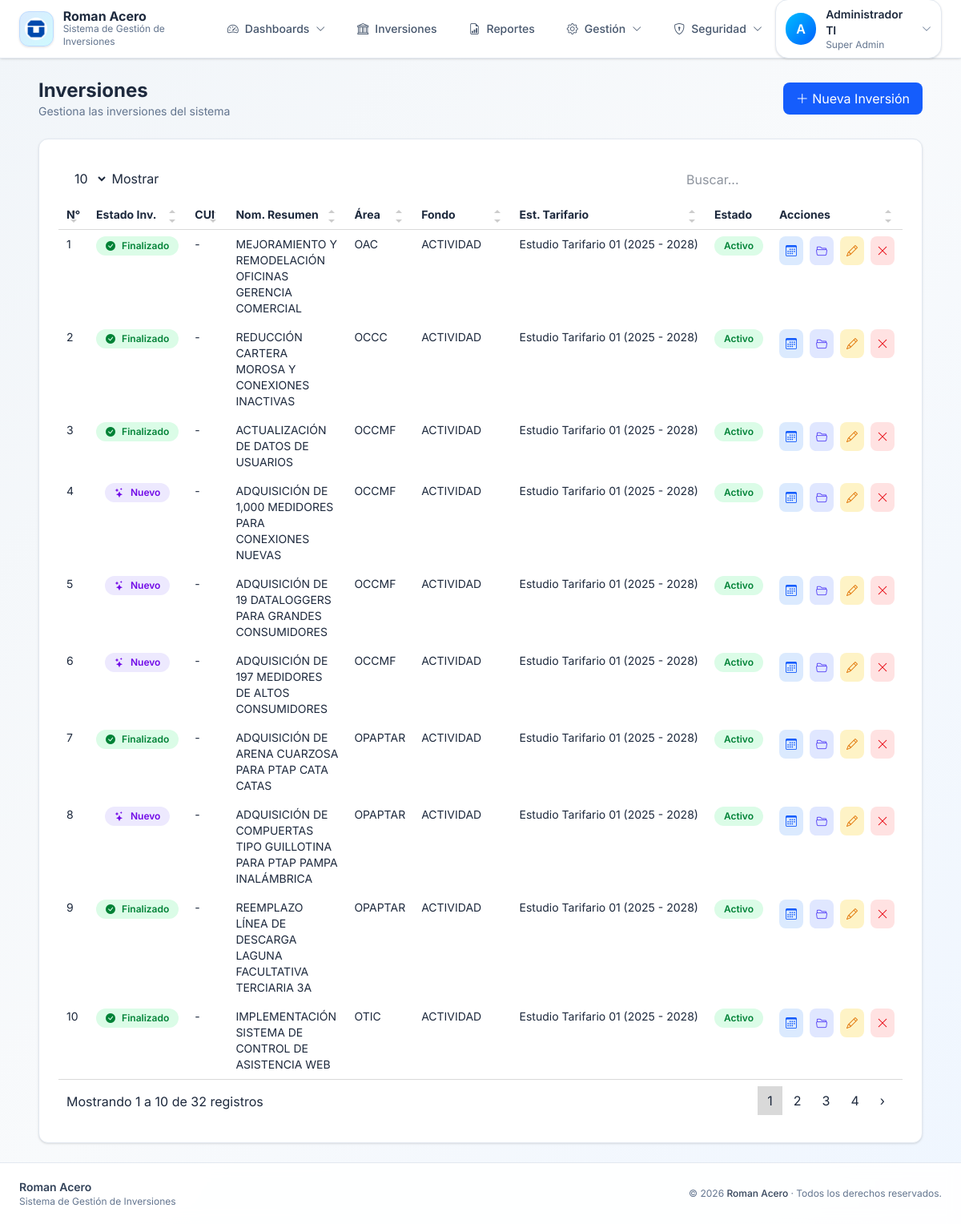
The page /public/index.php?url=inversiones (signed in) on the database its author committed.
### tables this page shows
CREATE TABLE IF NOT EXISTS `inversiones` (
  `idInversiones` int NOT NULL AUTO_INCREMENT,
  `idEstudioTarifario` int DEFAULT NULL,
  `idFondos` int DEFAULT NULL,
  `idAreas` int DEFAULT NULL,
  `cui` varchar(250) DEFAULT NULL,
  `descripcion` varchar(250) DEFAULT NULL,
  `nombre` text,
  `observaciones` varchar(250) DEFAULT NULL,
  `estado` tinyint DEFAULT '1',
  `estadoInversion` enum('1','2','3','4','5','6','7','8','9') DEFAULT '1',
  `fechaCreado` datetime DEFAULT NULL,
  `fechaActualizado` datetime DEFAULT NULL,
  PRIMARY KEY (`idInversiones`),
  UNIQUE KEY `cui` (`cui`),
  KEY `idFondos` (`idFondos`),
  KEY `idAreas` (`idAreas`),
  KEY `idEstudioTarifario` (`idEstudioTarifario`),
  CONSTRAINT `FK_inversiones_areas` FOREIGN KEY (`idAreas`) REFERENCES `areas` (`idAreas`),
  CONSTRAINT `FK_inversiones_estudio_tarifario` FOREIGN KEY (`idEstudioTarifario`) REFERENCES `estudio_tarifario` (`idEstudioTarifario`),
  CONSTRAINT `FK_inversiones_fondos` FOREIGN KEY (`idFondos`) REFERENCES `fondos` (`idFondos`)
);

CREATE TABLE IF NOT EXISTS `areas` (
  `idAreas` int NOT NULL AUTO_INCREMENT,
  `idGerencias` int DEFAULT NULL,
  `siglasArea` varchar(250) DEFAULT NULL,
  `nombreArea` varchar(250) DEFAULT NULL,
  `estadoArea` tinyint DEFAULT '1',
  `fechaCreado` datetime DEFAULT NULL,
  `fechaActualizado` datetime DEFAULT NULL,
  PRIMARY KEY (`idAreas`),
  KEY `idGerencias` (`idGerencias`),
  CONSTRAINT `FK_areas_gerencias` FOREIGN KEY (`idGerencias`) REFERENCES `gerencias` (`idGerencias`)
);

CREATE TABLE IF NOT EXISTS `fondos` (
  `idFondos` int NOT NULL AUTO_INCREMENT,
  `codigoFondo` varchar(250) DEFAULT NULL,
  `nombreFondo` varchar(250) DEFAULT NULL,
  `descripcionFondo` varchar(250) DEFAULT NULL,
  `estadoFondo` tinyint DEFAULT '1',
  `fechaCreado` datetime DEFAULT NULL,
  `fechaActualiuzado` datetime DEFAULT NULL,
  PRIMARY KEY (`idFondos`)
);

CREATE TABLE IF NOT EXISTS `estudio_tarifario` (
  `idEstudioTarifario` int NOT NULL AUTO_INCREMENT,
  `codigo` varchar(250) NOT NULL DEFAULT '0',
  `nombre` varchar(250) DEFAULT NULL,
  `anioInicio` smallint DEFAULT NULL,
  `anioFin` smallint DEFAULT NULL,
  `estado` enum('ACTIVO','CERRADO') DEFAULT NULL,
  `fechaCreado` datetime DEFAULT NULL,
  `fechaActualizado` datetime DEFAULT NULL,
  PRIMARY KEY (`idEstudioTarifario`),
  UNIQUE KEY `codigo` (`codigo`)
);

### app/Controllers/InversionController.php (called while the page is built, shortened)
<?php
require_once "../config/conexion.php";
require_once "../app/Models/InversionModel.php";
class InversionController
{
    public function index()
    {
        global $conexion;
        $model = new InversionModel($conexion);
        $inversiones = $model->listarSegunUsuario([
            'idUser' => $_SESSION['idUser'],
            'idRol'  => $_SESSION['idRol']
        ]);
        require_once "../app/Views/layouts/header.php";
        require_once "../app/Views/layouts/navbar.php";
        require_once "../app/Views/inversiones/index.php";
        require_once "../app/Views/layouts/footer.php";
    }
}

### public/index.php (called while the page is built, shortened)
<?php
require_once "../routes/web.php";

### app/Models/InversionModel.php (called while the page is built, shortened)
<?php
class InversionModel
{
    private $db;
    public function __construct($conexion)
    {
        $this->db = $conexion;
    }
    public function listarSegunUsuario($usuario)
    {
        $sql = "
            SELECT
                i.*,
                et.nombre AS nombreEstudioTarifario,
                et.anioInicio,
                et.anioFin,
                f.nombreFondo,
                a.nombreArea,
                a.siglasArea,
                g.nombreGerencia
            FROM inversiones i
            INNER JOIN estudio_tarifario et
                ON et.idEstudioTarifario = i.idEstudioTarifario
            INNER JOIN fondos f
                ON f.idFondos = i.idFondos
            INNER JOIN areas a
                ON a.idAreas = i.idAreas
            INNER JOIN gerencias g
                ON g.idGerencias = a.idGerencias
        ";
        $parametros = [];
        $sql .= "
            ORDER BY
                f.nombreFondo,
                a.siglasArea,
                i.descripcion
        ";
        $stmt = $this->db->prepare($sql);
        $stmt->execute($parametros);
        return $stmt->fetchAll(PDO::FETCH_ASSOC);
    }
}

### app/Helpers/EstadoHelper.php (called while the page is built, shortened)
<?php
function estadoInversion($estado)
{
    return $estados[$estado] ?? [
        "texto" => "Sin estado",
        "descripcion" => "No se ha definido un estado para la inversión.",
        "color" => "bg-slate-100 text-slate-600",
        "icono" => "bi-question-circle",
        "bg" => "bg-slate-50",
        "border" => "border-slate-200",
        "iconBg" => "bg-slate-100",
        "iconColor" => "text-slate-500",
        "textColor" => "text-slate-600"
    ];
}

### app/Views/inversiones/index.php (the view, shortened to what this page needs)
<?php
require_once "../app/Helpers/EstadoHelper.php";
?>
<div class="w-full px-4 md:px-6 xl:px-8 space-y-6">
    <div class="flex items-center justify-between">
        <div>
            <h1 class="text-2xl font-bold text-slate-800">
                Inversiones
            </h1>
            <p class="text-sm text-slate-500">
                Gestiona las inversiones del sistema
            </p>
        </div>
        <button
            id="abrirModalInversion"
            class="bg-blue-600 hover:bg-blue-700 text-white px-4 py-2 rounded-lg transition">
            <i class="bi bi-plus-lg"></i>
            Nueva Inversión
        </button>
    </div>
    <div class="bg-white rounded-xl shadow border border-slate-200">
        <div class="overflow-x-auto">
            <div class="p-6">
                <table
                    id="tablaInversiones"
                    class="min-w-full text-sm text-left whitespace-nowrap">
                    <thead class="bg-slate-100 text-slate-700 uppercase text-xs">
                        <tr>
                            <th class="px-4 py-3">N°</th>
                            <th class="px-4 py-3">Estado Inv.</th>
                            <th class="px-4 py-3">CUI</th>
                            <th class="px-4 py-3">Nom. Resumen</th>
                            <th class="px-4 py-3">Área</th>
                            <th class="px-4 py-3">Fondo</th>
                            <th class="px-4 py-3">Est. Tarifario</th>
                            <th class="px-4 py-3">Estado</th>
                            <th class="px-4 py-3">Acciones</th>
                        </tr>
                    </thead>
                    <tbody class="divide-y divide-slate-200 align-middle">
                        <?php foreach ($inversiones as $index => $i): ?>
                            <?php $estado = estadoInversion($i['estadoInversion']); ?>
                            <tr class="hover:bg-slate-50 transition">
                                <td class="px-4 py-3"><?= $index + 1 ?></td>
                                <td class="px-4 py-3 text-center">
                                    <span class="inline-flex items-center gap-2 px-3 py-1 rounded-full text-xs font-semibold <?= $estado['color'] ?>">
                                        <i class="bi <?= $estado['icono'] ?>"></i>
                                        <?= $estado['texto'] ?>
                                    </span>
                                </td>
                                <td class="px-4 py-3"><?= $i['cui'] ?: '-' ?></td>
                                <td class="px-4 py-3 max-w-xs whitespace-normal break-words">
                                    <div
                                        title="<?= htmlspecialchars($i['nombre']) ?>">
                                        <?= htmlspecialchars($i['descripcion']) ?>
                                    </div>
                                </td>
                                <td class="px-4 py-3">
                                    <div
                                        title="<?= htmlspecialchars($i['nombreArea']) ?>">
                                        <?= htmlspecialchars($i['siglasArea']) ?>
                                    </div>
                                </td>
                                <td class="px-4 py-3"><?= $i['nombreFondo'] ?></td>
                                <td class="px-4 py-3"><?= $i['nombreEstudioTarifario'] . ' (' . $i['anioInicio'] . ' - ' . $i['anioFin'] . ')' ?></td>
                                <td class="px-4 py-3">
                                    <?php if ($i['estado'] == 1): ?>
                                        <span class="inline-flex px-3 py-1 rounded-full text-xs font-semibold bg-green-100 text-green-700">
                                            Activo
                                        </span>
                                    <?php else: ?>
                                        <span class="inline-flex px-3 py-1 rounded-full text-xs font-semibold bg-red-100 text-red-700">
                                            Inactivo
                                        </span>
                                    <?php endif; ?>
                                </td>
                                <td class="px-4 py-3">
                                    <div class="flex items-center gap-2">
                                        <a
                                            href="index.php?url=anioregulatorio&idInversiones=<?= $i['idInversiones'] ?>"
                                            class="inline-flex p-2 rounded-lg bg-blue-100 text-blue-600 hover:bg-blue-200 transition"
                                            title="Año Regulatorio">
                                            <i class="bi bi-calendar3"></i>
                                        </a>
                                        <button
                                            class="btnDocumentos inline-flex p-2 rounded-lg bg-indigo-100 text-indigo-600 hover:bg-indigo-200 transition"
                                            data-id="<?= $i['idInversiones'] ?>"
                                            data-nombre="<?= htmlspecialchars($i['descripcion']) ?>"
                                            title="Documentos">
                                            <i class="bi bi-folder2-open"></i>
                                        </button>
                                        <button
                                            class="btnEditarInversion inline-flex p-2 rounded-lg bg-amber-100 text-amber-600 hover:bg-amber-200 transition"
                                            data-id="<?= $i['idInversiones'] ?>">
                                            <i class="bi bi-pencil"></i>
                                        </button>
                                        <?php if ($i['estado'] == 1): ?>
                                            <button
                                                class="btnEstadoInversion inline-flex p-2 rounded-lg bg-red-100 text-red-600 hover:bg-red-200 transition"
                                                data-id="<?= $i['idInversiones'] ?>"
                                                data-estado="0"
                                                data-nombre="<?= htmlspecialchars($i['descripcion']) ?>">
                                                <i class="bi bi-x-lg"></i>
                                            </button>
                                        <?php endif; ?>
                                    </div>
                                </td>
                            </tr>
                        <?php endforeach; ?>
                    </tbody>
                </table>
            </div>
        </div>
    </div>
</div>

### rows shown on the page
inversiones: estadoInversion "Finalizado", cui "-", descripcion "MEJORAMIENTO Y REMODELACIÓN OFICINAS GERENCIA COMERCIAL", idAreas.siglasArea "OAC", idFondos.nombreFondo "ACTIVIDAD", idEstudioTarifario.nombre "Estudio Tarifario 01", idEstudioTarifario.anioInicio "2025", idEstudioTarifario.anioFin "2028", estado "Activo"
inversiones: estadoInversion "Finalizado", cui "-", descripcion "REDUCCIÓN CARTERA MOROSA Y CONEXIONES INACTIVAS", idAreas.siglasArea "OCCC", idFondos.nombreFondo "ACTIVIDAD", idEstudioTarifario.nombre "Estudio Tarifario 01", idEstudioTarifario.anioInicio "2025", idEstudioTarifario.anioFin "2028", estado "Activo"
inversiones: estadoInversion "Finalizado", cui "-", descripcion "ACTUALIZACIÓN DE DATOS DE USUARIOS", idAreas.siglasArea "OCCMF", idFondos.nombreFondo "ACTIVIDAD", idEstudioTarifario.nombre "Estudio Tarifario 01", idEstudioTarifario.anioInicio "2025", idEstudioTarifario.anioFin "2028", estado "Activo"
inversiones: estadoInversion "Nuevo", cui "-", descripcion "ADQUISICIÓN DE 1,000 MEDIDORES PARA CONEXIONES NUEVAS", idAreas.siglasArea "OCCMF", idFondos.nombreFondo "ACTIVIDAD", idEstudioTarifario.nombre "Estudio Tarifario 01", idEstudioTarifario.anioInicio "2025", idEstudioTarifario.anioFin "2028", estado "Activo"
inversiones: estadoInversion "Nuevo", cui "-", descripcion "ADQUISICIÓN DE 19 DATALOGGERS PARA GRANDES CONSUMIDORES", idAreas.siglasArea "OCCMF", idFondos.nombreFondo "ACTIVIDAD", idEstudioTarifario.nombre "Estudio Tarifario 01", idEstudioTarifario.anioInicio "2025", idEstudioTarifario.anioFin "2028", estado "Activo"
inversiones: estadoInversion "Nuevo", cui "-", descripcion "ADQUISICIÓN DE 197 MEDIDORES DE ALTOS CONSUMIDORES", idAreas.siglasArea "OCCMF", idFondos.nombreFondo "ACTIVIDAD", idEstudioTarifario.nombre "Estudio Tarifario 01", idEstudioTarifario.anioInicio "2025", idEstudioTarifario.anioFin "2028", estado "Activo"
inversiones: estadoInversion "Finalizado", cui "-", descripcion "ADQUISICIÓN DE ARENA CUARZOSA PARA PTAP CATA CATAS", idAreas.siglasArea "OPAPTAR", idFondos.nombreFondo "ACTIVIDAD", idEstudioTarifario.nombre "Estudio Tarifario 01", idEstudioTarifario.anioInicio "2025", idEstudioTarifario.anioFin "2028", estado "Activo"
inversiones: estadoInversion "Nuevo", cui "-", descripcion "ADQUISICIÓN DE COMPUERTAS TIPO GUILLOTINA PARA PTAP PAMPA INALÁMBRICA", idAreas.siglasArea "OPAPTAR", idFondos.nombreFondo "ACTIVIDAD", idEstudioTarifario.nombre "Estudio Tarifario 01", idEstudioTarifario.anioInicio "2025", idEstudioTarifario.anioFin "2028", estado "Activo"
inversiones: estadoInversion "Finalizado", cui "-", descripcion "REEMPLAZO LÍNEA DE DESCARGA LAGUNA FACULTATIVA TERCIARIA 3A", idAreas.siglasArea "OPAPTAR", idFondos.nombreFondo "ACTIVIDAD", idEstudioTarifario.nombre "Estudio Tarifario 01", idEstudioTarifario.anioInicio "2025", idEstudioTarifario.anioFin "2028", estado "Activo"
inversiones: estadoInversion "Finalizado", cui "-", descripcion "IMPLEMENTACIÓN SISTEMA DE CONTROL DE ASISTENCIA WEB", idAreas.siglasArea "OTIC", idFondos.nombreFondo "ACTIVIDAD", idEstudioTarifario.nombre "Estudio Tarifario 01", idEstudioTarifario.anioInicio "2025", idEstudioTarifario.anioFin "2028", estado "Activo"

### other values the page prints
SISTEMA_DESARROLLADOR "Roman Acero"
SISTEMA_NOMBRE "Sistema de Gestión de Inversiones"
substr($_SESSION['nombres'] ?? 'U', 0, 1) "A"
$_SESSION['nombres'] "Administrador TI"
$_SESSION['nombreRol'] "Super Admin"
